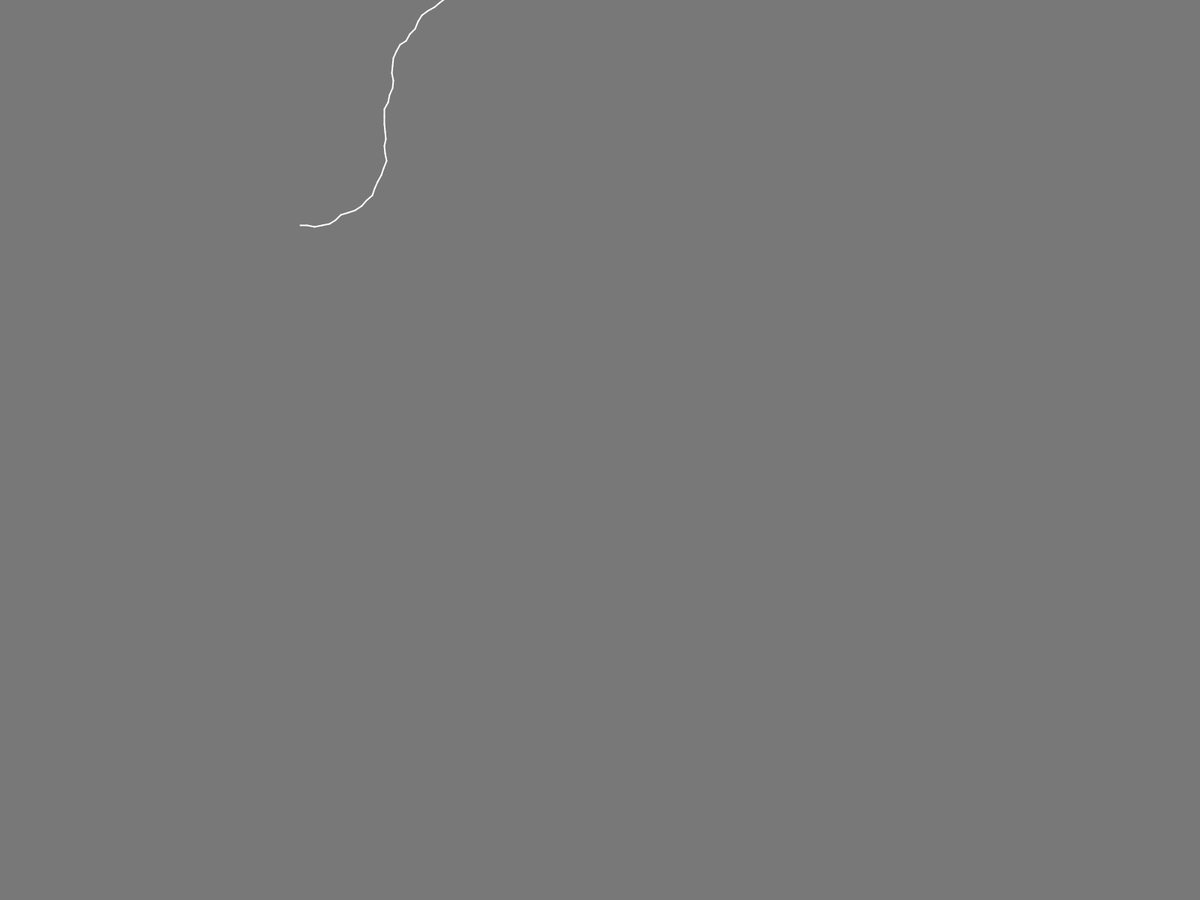
Frame 1 (no input)
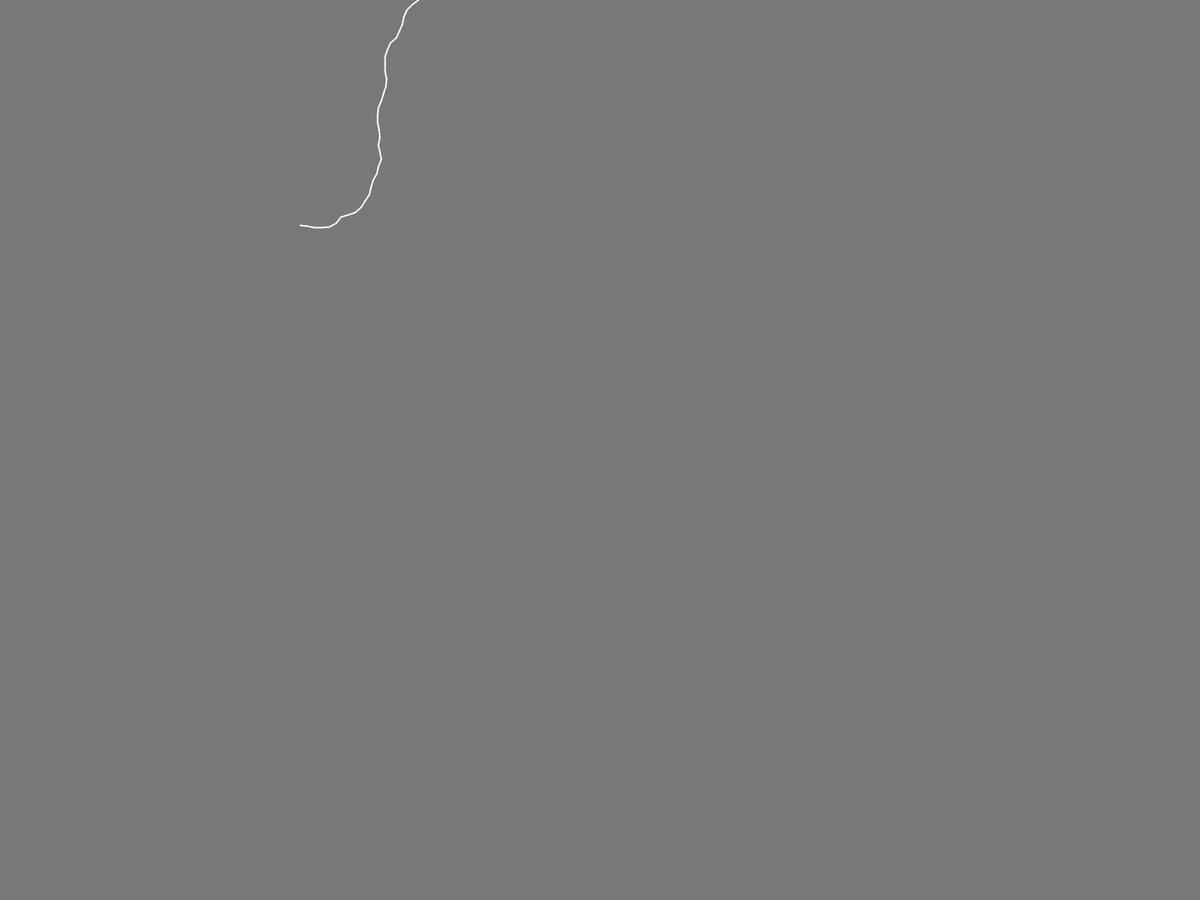
Frame 60 (the mouse pressed at the canvas centre just before this capture)
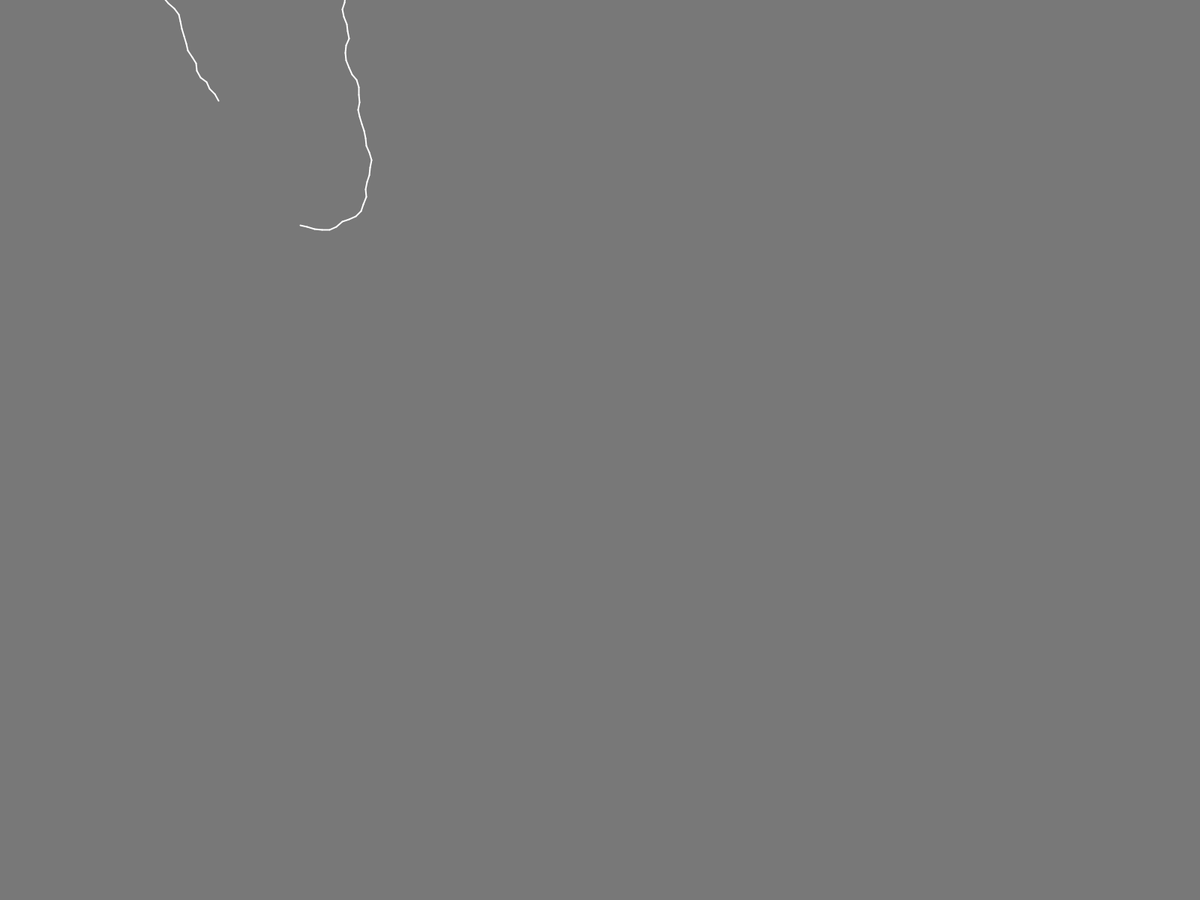
Frame 120 (the mouse held since frame 60 and released just before this capture)

The Processing sketch that drew these frames (run headless with seeded random() and noise(); from frame 60 on, the mouse is pressed at the canvas centre):

// Processing sketch: Main
// ── Main.pde
int len = 20;
int numberOfSeg = 100;
Worm w, a;

void setup()
{
  fullScreen();
  w = new Worm(width / 2, height / 2);
  for(int i = 0; i < numberOfSeg; i++) {
    w.addSeg();
  }
}
boolean alt;
void draw()
{
  background(120);
  w.show();
}

// ── Segment.pde
class Segment
{
  PVector a;
  double len;
  double angle;
  double selfAngle;
  
  double xOff = random(1000);
  
  Segment par;
  
  PVector b;
  
  Segment(float x, float y, float len, float angle)
  {
    this.a = new PVector(x, y);
    this.len = len;
    this.angle = angle;
    this.selfAngle = angle;
    flushB();
    par = null;
  }
  Segment(Segment parent, float len, float angle)
  {
    par = parent;
    this.a = par.b.copy();
    this.len = len;
    this.angle = angle;
    flushB();
  }
  
  void wiggle()
  {
    selfAngle = map(noise((float)xOff), 0, 1, -1, 1);
    xOff += 0.001;
  }
  
  void update()
  {
    angle = selfAngle;
    if(par != null)
    {
      a = par.b.copy();
      angle += par.angle;
    }
    flushB();
  }
  
  void flushB()
  {
    float dx = (float)(len * cos((float)angle));
    float dy = (float)(len * sin((float)angle));
    b = new PVector(a.x + dx, a.y + dy);
  }
  
  void show()
  {
    push();
    stroke(255);
    strokeWeight(4);
    scale(0.5);
    line(a.x, a.y, b.x, b.y);
    pop();
  }
}

class Worm {
  ArrayList<Segment> segs;
  Worm(float x, float y) {
    segs = new ArrayList<Segment>();
    segs.add(new Segment(x, y, len, radians(-45)));
  }
  
  void addSeg() {
    segs.add(new Segment(segs.get(segs.size() - 1), len, radians(0)));
  }
  
  void show() {
    segs.forEach(seg -> {
      seg.wiggle();
      seg.update();
      seg.show();
    });
  }
}
